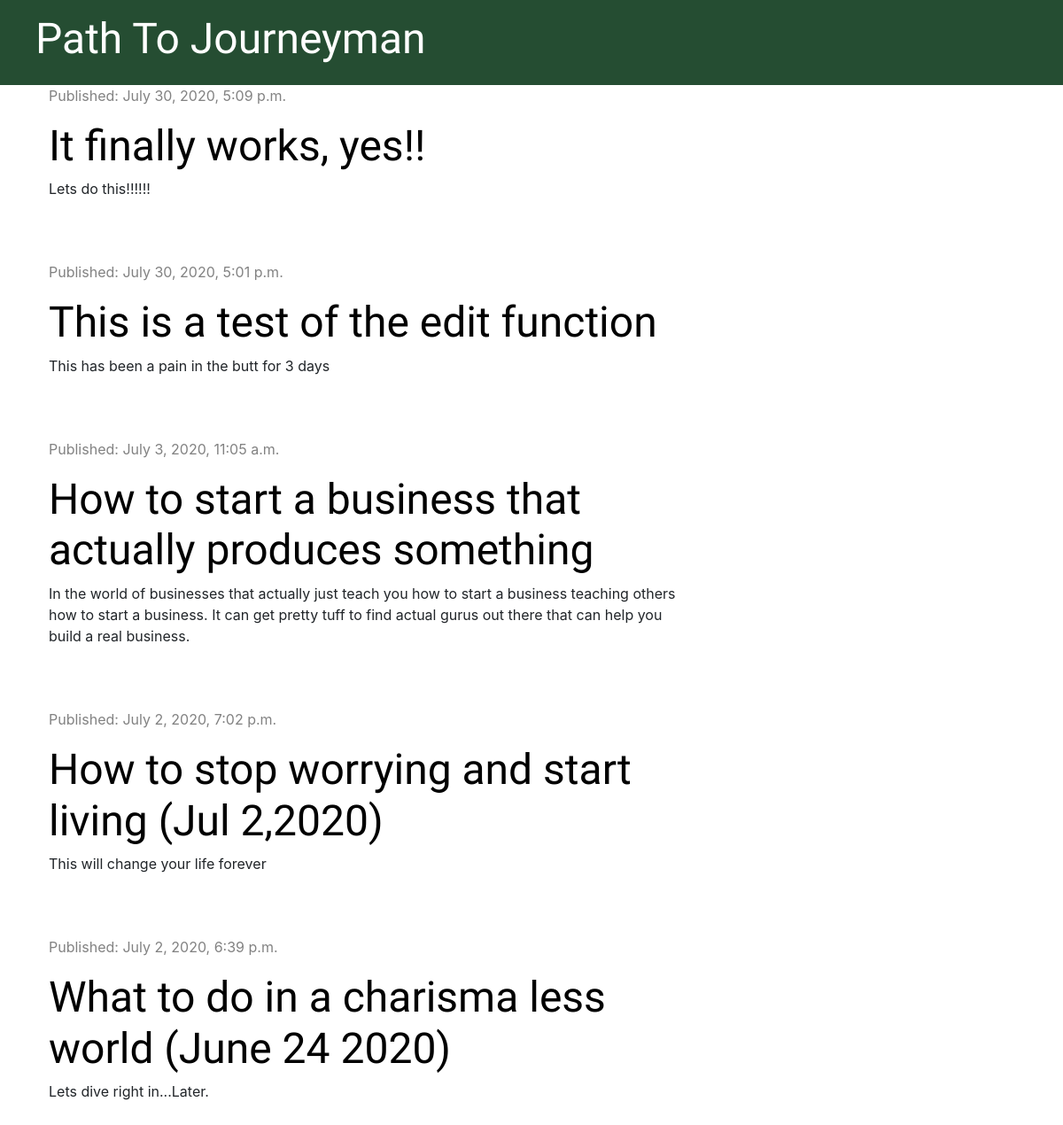
Before: / with the older database file.
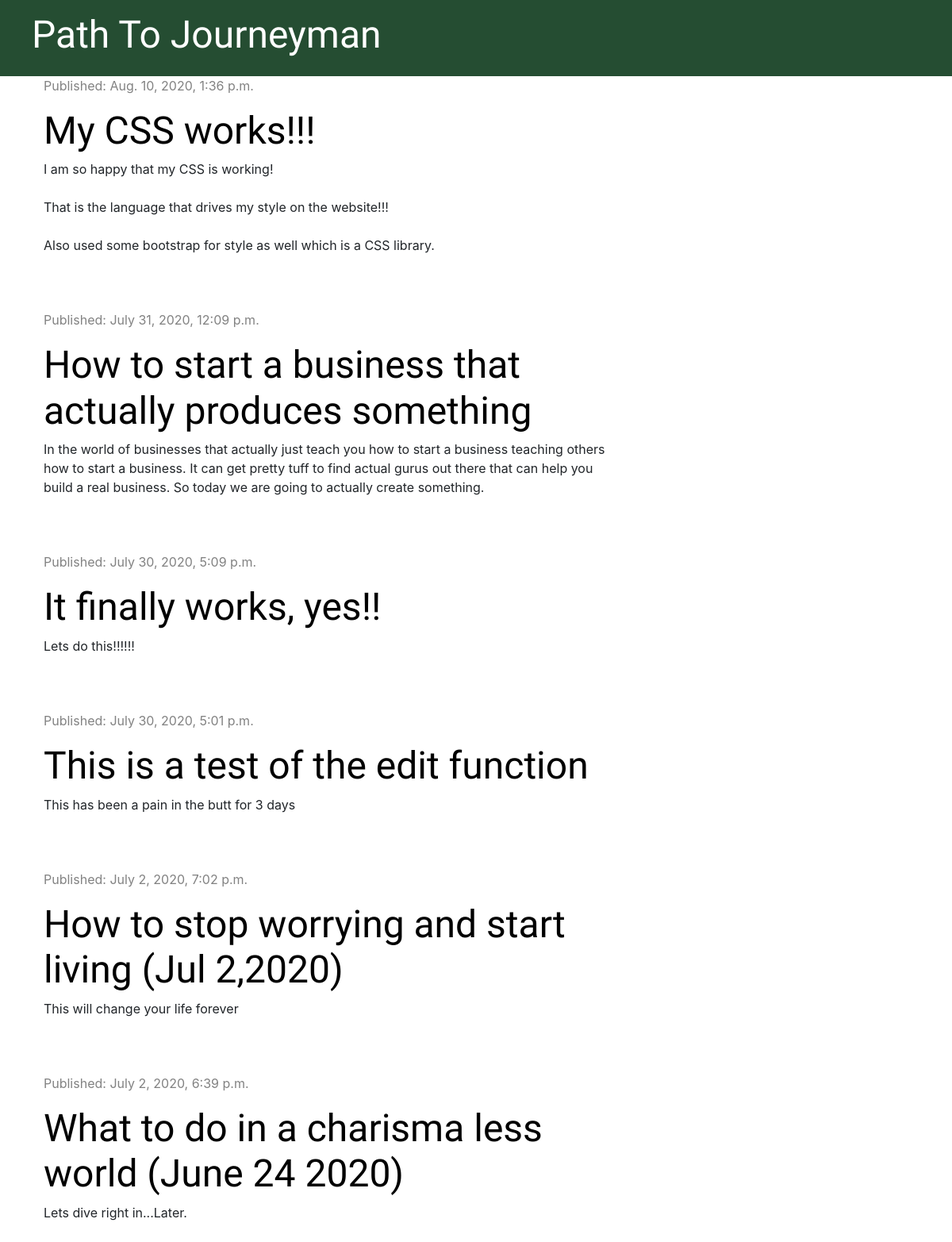
After: the same page with the newer database file.
### blog/models.py (models this page shows, shortened)
class Post(models.Model):
    author = models.ForeignKey('auth.User', on_delete=models.CASCADE)
    title = models.CharField(max_length=200)
    text = models.TextField()
    created_date = models.DateTimeField(default=timezone.now)
    published_date = models.DateTimeField(blank=True, null=True)

### blog/views.py (the view)
# urls.py: path('', views.post_list, name='post_list'),
def post_list(request):
    posts = Post.objects.filter(published_date__lte=timezone.now()).order_by('-published_date')
    stuff_for_frontend = {'posts': posts}
    return render(request, 'blog/post_list.html', stuff_for_frontend)

### blog/templates/blog/post_list.html
{% extends 'blog/base.html' %}
{% block content %}
    {% for post in posts %}
        <div class="post">
            <div class="date">
                <p>Published: {{ post.published_date }}</p>
            </div>
            <h1><a href="{% url 'post_detail' pk=post.pk %}">{{ post.title }}</a></h1>
            <p>{{ post.text|linebreaksbr }}</p>
        </div>
    {% endfor %}
{% endblock %}

### blog/templates/blog/base.html (shortened to what this page needs)
{% load static %}
<!DOCTYPE html>
<html lang="en">
<head>
    <link rel="stylesheet" href="https://stackpath.bootstrapcdn.com/bootstrap/4.5.0/css/bootstrap.min.css">
    <link rel="stylesheet" href="{% static 'css/blog.css' %}">
</head>
<body>
<div class="page-header">
    <h1><a href="{% url "post_list" %}">Path To Journeyman</a></h1>
</div>
<div class="content container">
    <div class="row">
        <div class="col-md-8">
            {% block content %}
            {% endblock %}
        </div>
    </div>
</div>
</body>
</html>

### blog/static/css/blog.css (style rules this page uses)
.page-header { background-color: #254d32; margin-top: 0; padding: 15px 20px 15px 40px; }
.page-header h1, .page-header h1 a { color: #FFFFFF; font:-size: 36pt; text-decoration: none; }
.content { margin-left: 40px; }
h1, h2, h3, h4 { font-family: 'Tangerine', 'Inconsolata', 'Droid Sans', serif; font-size: 48px; }
.date { color: #828282; }
.post { margin-bottom: 70px; }
.post h1 a { color: #000000; }

Changed rows visible on the page:
added Post: published_date "Aug. 10, 2020, 1:36 p.m.", title "My CSS works!!!", text "I am so happy that my CSS is working! That is the language that drives my style on the website!!! Also used some bootstrap for style as well which is a CSS library."
changed Post "How to start a business that actually produces something": published_date "July 3, 2020, 11:05 a.m." → "July 31, 2020, 12:09 p.m."; text "…build a real business." → "…build a real business. So today we are going to actually create something."; moves up the list
